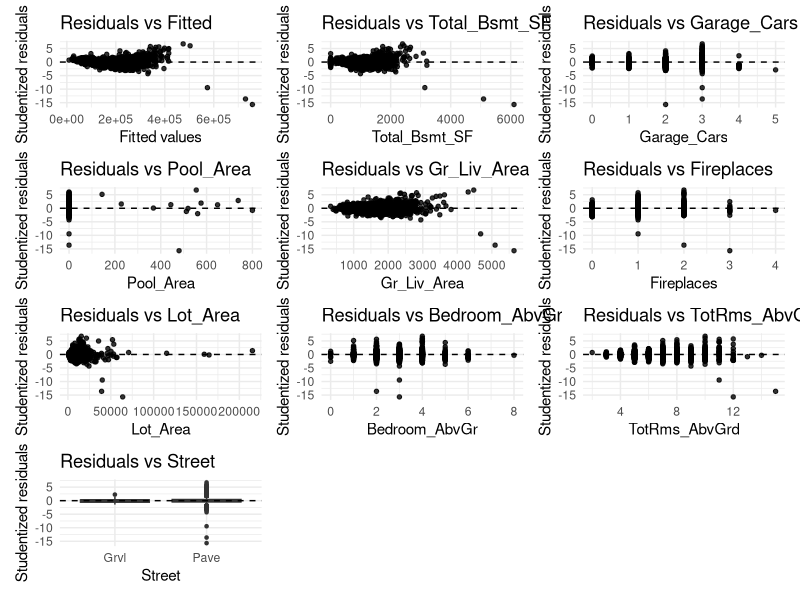
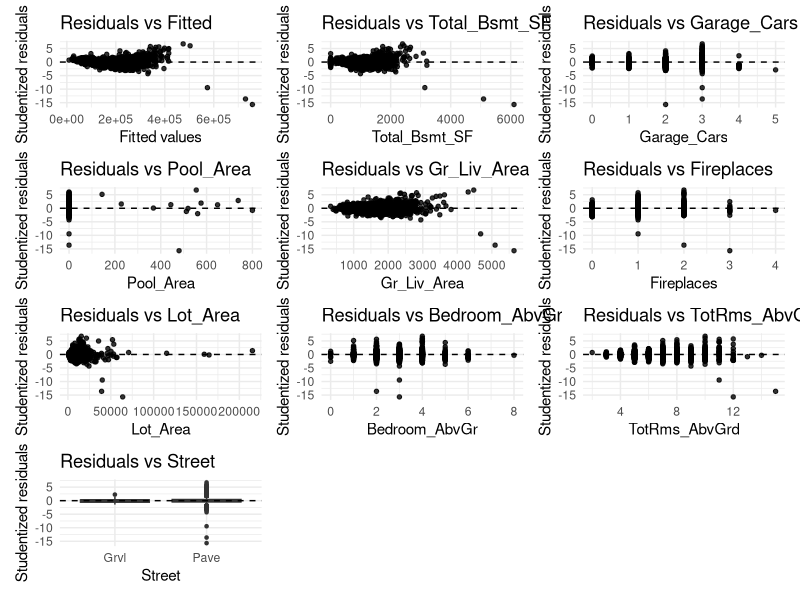

Source code (R) for these figures, in order:
## ---- chunk 1
knitr::opts_chunk$set(echo = TRUE, warning = FALSE, message = FALSE)
## ---- chunk 2
# 加载必要的包
library(readr)
library(dplyr)
library(ggplot2)
library(patchwork)
## ---- chunk 3
# 读取数据（只包含9个预测变量的模型数据）
df <- read_csv("ames_housing_model.csv", show_col_types = FALSE)

# 数据预处理
df <- df %>%
  mutate(
    Street = as.factor(Street)
  )

cat("数据维度:", nrow(df), "行 x", ncol(df), "列\n")
cat("注意：此文件只包含模型分析需要的9个预测变量\n")
## ---- chunk 4
# 拟合模型
mod <- lm(
  Sale_Price ~ Total_Bsmt_SF + Garage_Cars + Pool_Area + Gr_Liv_Area +
    Fireplaces + Lot_Area + Bedroom_AbvGr + TotRms_AbvGrd + Street,
  data = df
)

# 模型摘要
summary(mod)
## ---- chunk 5
# 计算残差
resid_std <- rstudent(mod)
fit_vals  <- fitted(mod)

# 定义预测变量
predictors_num <- c("Total_Bsmt_SF","Garage_Cars","Pool_Area","Gr_Liv_Area",
                    "Fireplaces","Lot_Area","Bedroom_AbvGr","TotRms_AbvGrd")
predictor_cat  <- "Street"
## ---- chunk 6
# 数值型自变量残差图
plot_resid_vs_numeric <- function(x, xlab){
  ggplot(data = data.frame(x = x, resid = resid_std), aes(x = x, y = resid)) +
    geom_point(size = 1.2, alpha = 0.8) +
    geom_hline(yintercept = 0, linetype = 2) +
    labs(x = xlab, y = "Studentized residuals",
         title = paste("Residuals vs", xlab)) +
    theme_minimal()
}

# 分类变量残差图
plot_resid_vs_factor <- function(f, flab){
  ggplot(data = data.frame(f = f, resid = resid_std), aes(x = f, y = resid)) +
    geom_boxplot(outlier.size = 0.9) +
    geom_hline(yintercept = 0, linetype = 2) +
    labs(x = flab, y = "Studentized residuals",
         title = paste("Residuals vs", flab)) +
    theme_minimal()
}

# 残差 vs 拟合值
p_fitted <- ggplot(data = data.frame(fit = fit_vals, resid = resid_std),
                   aes(x = fit, y = resid)) +
  geom_point(size = 1.2, alpha = 0.8) +
  geom_hline(yintercept = 0, linetype = 2) +
  labs(x = "Fitted values", y = "Studentized residuals",
       title = "Residuals vs Fitted") +
  theme_minimal()
## ---- chunk 7
# 生成数值型自变量的残差图
plots_pred <- lapply(predictors_num, function(v){
  plot_resid_vs_numeric(df[[v]], v)
})

# 生成分类变量的残差图
p_street <- plot_resid_vs_factor(df[[predictor_cat]], predictor_cat)

# 合并所有图
all_plots <- c(list(p_fitted), plots_pred, list(p_street))
## ---- chunk 8
# 3列网格布局
final_grid <- wrap_plots(all_plots, ncol = 3)

# 显示网格图
final_grid
## ---- chunk 9
# 保存为高清图片
ggsave("residual_plots_grid.png", final_grid, width = 14, height = 10, dpi = 300)
cat("图片已保存为: residual_plots_grid.png\n")
